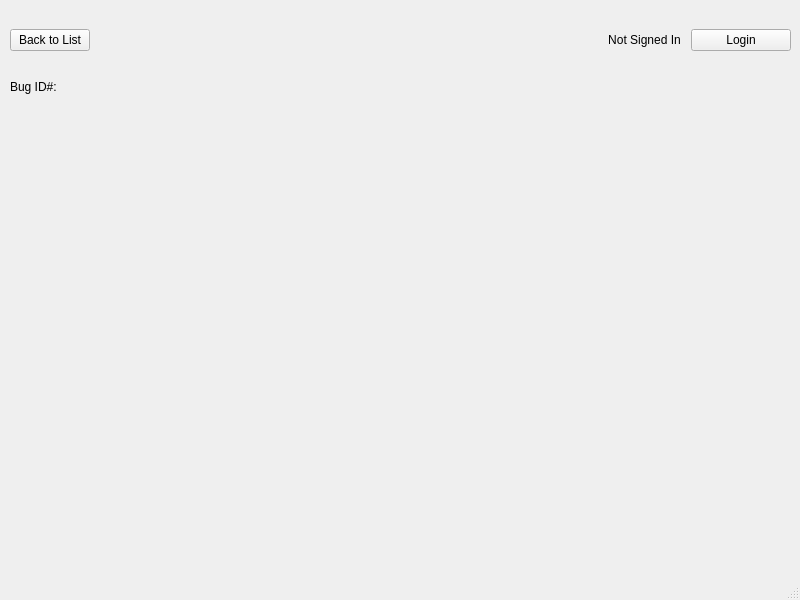
<?xml version="1.0" encoding="UTF-8"?>
<ui version="4.0">
 <class>BugDisplay</class>
 <widget class="QMainWindow" name="BugDisplay">
  <property name="geometry">
   <rect>
    <x>0</x>
    <y>0</y>
    <width>800</width>
    <height>600</height>
   </rect>
  </property>
  <property name="windowTitle">
   <string>MainWindow</string>
  </property>
  <widget class="QWidget" name="centralwidget">
   <widget class="QWidget" name="verticalLayoutWidget">
    <property name="geometry">
     <rect>
      <x>10</x>
      <y>80</y>
      <width>781</width>
      <height>471</height>
     </rect>
    </property>
    <layout class="QVBoxLayout" name="verticalLayout">
     <item alignment="Qt::AlignTop">
      <widget class="QLabel" name="bugIDLabel">
       <property name="text">
        <string>Bug ID#: </string>
       </property>
      </widget>
     </item>
    </layout>
   </widget>
   <widget class="QWidget" name="horizontalLayoutWidget_2">
    <property name="geometry">
     <rect>
      <x>430</x>
      <y>0</y>
      <width>361</width>
      <height>81</height>
     </rect>
    </property>
    <layout class="QHBoxLayout" name="horizontalLayout_2">
     <item alignment="Qt::AlignRight">
      <widget class="QPushButton" name="currentUserLabel">
       <property name="layoutDirection">
        <enum>Qt::LeftToRight</enum>
       </property>
       <property name="text">
        <string>Not Signed In</string>
       </property>
       <property name="flat">
        <bool>true</bool>
       </property>
      </widget>
     </item>
     <item>
      <widget class="QPushButton" name="loginButton">
       <property name="maximumSize">
        <size>
         <width>100</width>
         <height>16777215</height>
        </size>
       </property>
       <property name="text">
        <string>Login</string>
       </property>
       <property name="flat">
        <bool>false</bool>
       </property>
      </widget>
     </item>
    </layout>
   </widget>
   <widget class="QWidget" name="horizontalLayoutWidget">
    <property name="geometry">
     <rect>
      <x>10</x>
      <y>0</y>
      <width>151</width>
      <height>80</height>
     </rect>
    </property>
    <layout class="QHBoxLayout" name="optionsHBox">
     <item alignment="Qt::AlignLeft">
      <widget class="QPushButton" name="backButton">
       <property name="maximumSize">
        <size>
         <width>100</width>
         <height>16777215</height>
        </size>
       </property>
       <property name="text">
        <string>Back to List</string>
       </property>
      </widget>
     </item>
    </layout>
   </widget>
  </widget>
  <widget class="QMenuBar" name="menubar">
   <property name="geometry">
    <rect>
     <x>0</x>
     <y>0</y>
     <width>800</width>
     <height>21</height>
    </rect>
   </property>
  </widget>
  <widget class="QStatusBar" name="statusbar"/>
 </widget>
 <resources/>
 <connections/>
</ui>
